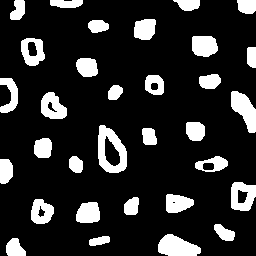
#> input picture images/bolhas.png, 256 x 256 px
$ python rotulo.py
#> lines starting #> are read from the running program, lines starting #| are printed output that depends on the picture; after the words box and inside, x2 and y2 are one past the last pixel; in counts of white or black regions, pixels touching at a corner belong together
import cv2
import numpy as np


def rotular(nomeImagem):
#> called with nomeImagem = '../images/bolhas.png'
    img = cv2.imread(nomeImagem, cv2.IMREAD_GRAYSCALE)
#> img: shape (256, 256); 16.5% white; 32 white regions, largest, box (x1, y1, x2, y2) and area: (98, 125, 127, 173) 789, (158, 234, 201, 256) 669, (231, 91, 256, 133) 613
    linhas, colunas = img.shape
#> linhas = 256; colunas = 256
    rotulo = 1
    objetos = 0
    equivalentes = [0 for x in range(256)]
    for i in range(0, int(linhas)):
        for j in range(0, int(colunas)):
            if img.item(i, j) != 0:
                if i == 0:
                    r = 0
                else:
                    r = img.item(i-1, j)
                if j == 0:
                    t = 0
                else:
                    t = img.item(i, j-1)
                if r == 0 and t == 0:
                    img.itemset((i, j), rotulo)
                    rotulo += 1
                    objetos+=1
                if r != 0 and t == 0:
                    img.itemset((i, j), r)
                if r == 0 and t != 0:
                    img.itemset((i, j), t)
                if r != 0 and t != 0 and t == r:
                    img.itemset((i, j), r)
                if r != 0 and t != 0 and t != r:
                    img.itemset((i, j), r)
                    if r > t:
                        equivalentes[r] = t
                    else:
                        equivalentes[t] = r
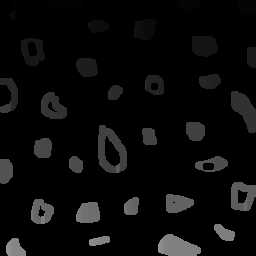
#> img: shape (256, 256); min 0, max 148, mean 10.5
#> after the loop, equivalentes = 256 values, max 146 at index 148, min 0 at index 0, mean 34.41; objetos = 148; rotulo = 149
    for e in range(255, 0, -1):
        if equivalentes[e] != 0:
            objetos -= 1
            for i in range(0, int(linhas)):
                for j in range(0, int(colunas)):
                    if img.item(i, j) == e:
                        img.itemset((i, j), equivalentes[e])
#> this loop made 255 passes
#> objetos on passes 108 to 119: 147, 146, 145, 144, 143, 142, 141, 140, 139, 138, 137, 136
#> img: shape (256, 256); 3.64% of pixels changed, all inside (x1, y1, x2, y2) = (0, 0, 248, 256)
#> after the loop, objetos = 32

    cv2.imshow('Imagem rotulada', img)
    cv2.imwrite('imagem_rotulada.jpg', img)
    print('Foram encontrados: ', objetos, ' objetos')
#| Foram encontrados:  32  objetos


rotular('../images/bolhas.png')
cv2.waitKey(0)
cv2.destroyAllWindows()

$ run again, with images/exemplo_com_ruido.png copied over images/bolhas.png
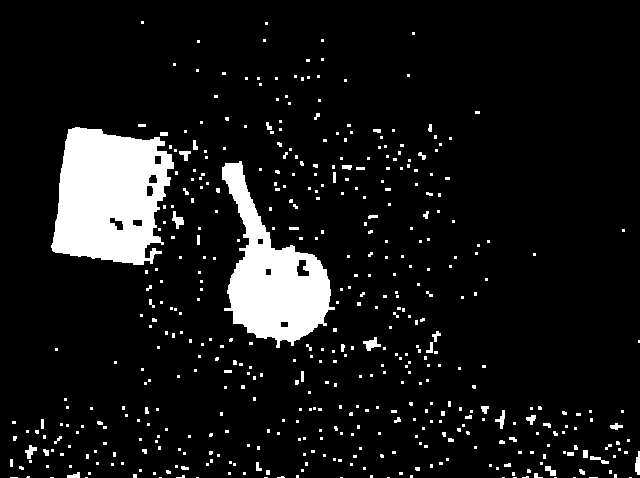
#> input picture images/exemplo_com_ruido.png, 640 x 478 px
#> after the loop in rotular, `for i in range(0, int(linhas)):`:
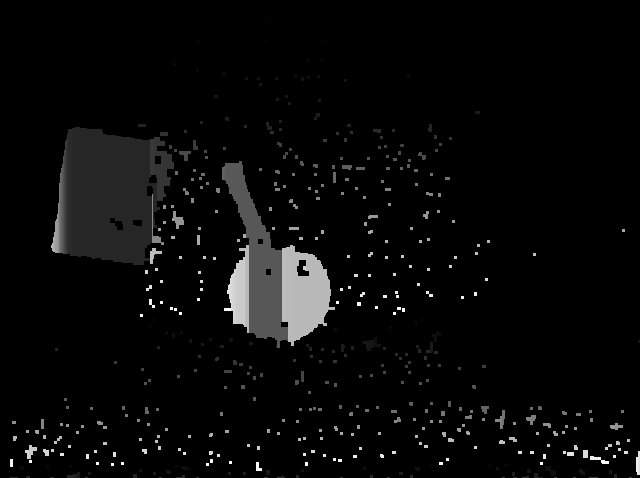
#> img: shape (478, 640); min 0, max 255, mean 8.7
#> after the loop in rotular, `for i in range(0, int(linhas)):`: equivalentes = 256 values, max 234 at index 236, min 0 at index 0, mean 35.4; objetos = 573; rotulo = 574
#> the loop in rotular, `for e in range(255, 0, -1):` made 255 passes
#> objetos on passes 5, 17, 20, 25, 28, 30, 32, 37: 572, 571, 570, 569, 568, 567, 566, 565
#> after the loop in rotular, `for e in range(255, 0, -1):`:
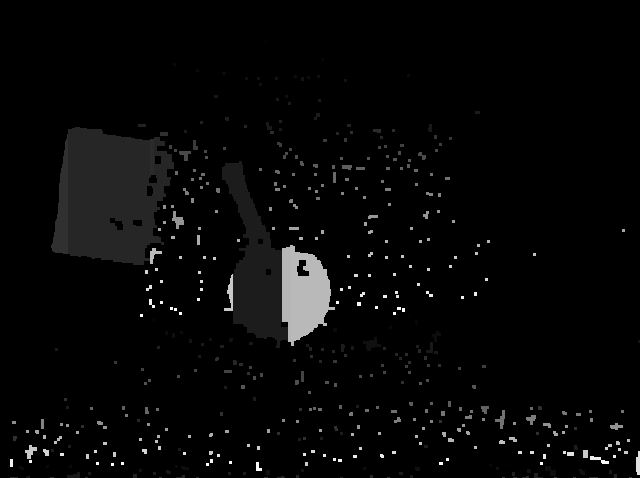
#> img: shape (478, 640); 3.62% of pixels changed, all inside (x1, y1, x2, y2) = (13, 32, 638, 478)
#> after the loop in rotular, `for e in range(255, 0, -1):`: objetos = 494
#| Foram encontrados:  494  objetos
